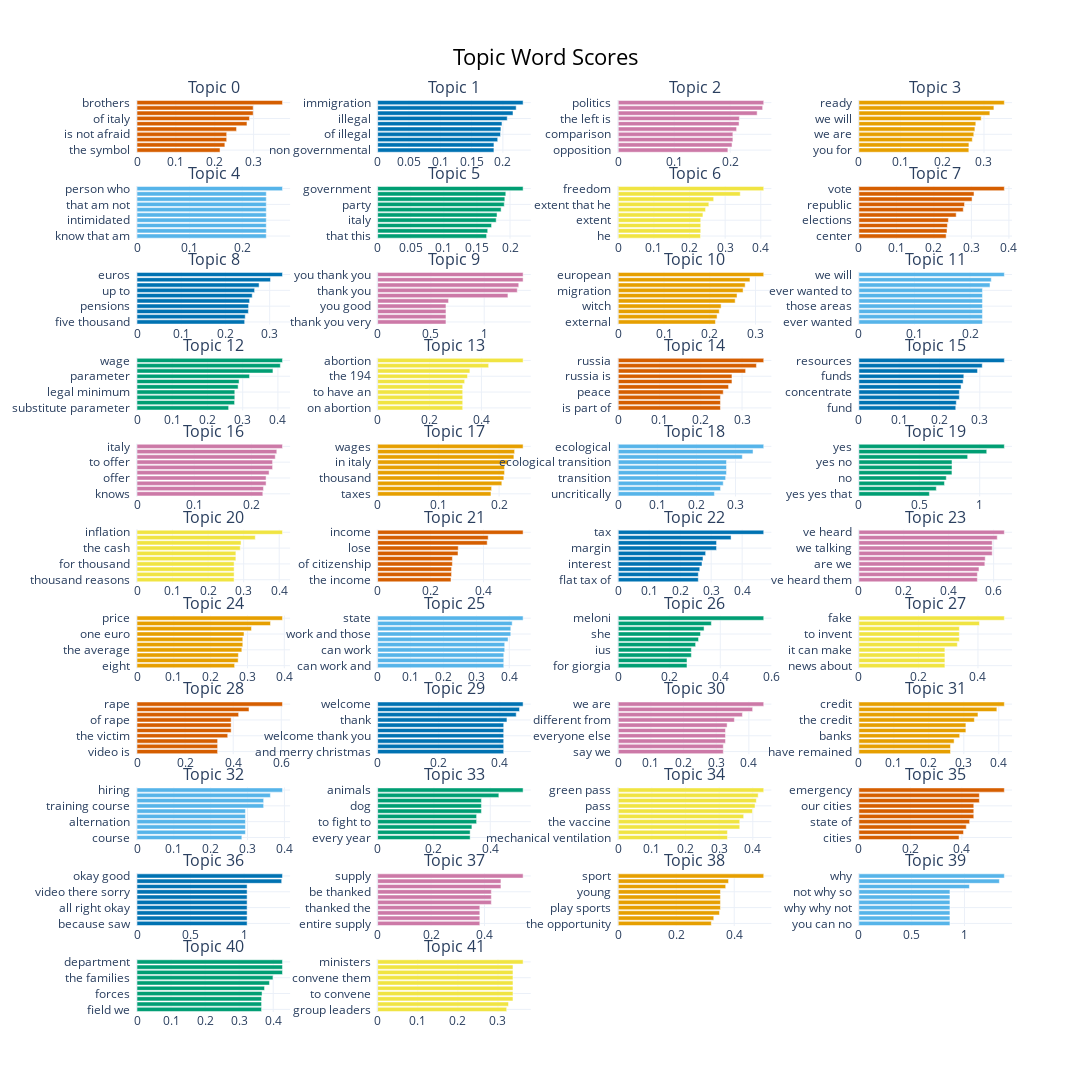

Source (notebook cell):
### Markdown cell above
Show the documents in a particular topic

### Code cell
fig = topic_model.visualize_barchart(width=280, height=330, top_n_topics=60, n_words=10, custom_labels=True)
fig.write_html(processed_dir + 'html/topic-word-scores.html')
fig

### Figure 1 — Plotly figure (JSON) as saved in the notebook; plotly's stock layout.template omitted (floating-point values rounded to 4 significant figures)
{"data": [{"marker": {"color": "#D55E00"}, "orientation": "h", "type": "bar", "x": [0.2136, 0.226, 0.2307, 0.2307, 0.256, 0.2829, 0.2892, 0.2989, 0.2989, 0.3742], "xaxis": "x", "y": ["the symbol  ", "not afraid  ", "italy is not  ", "is not afraid  ", "italy is  ", "italy  ", "of italy  ", "brothers of  ", "brothers of italy  ", "brothers  "], "yaxis": "y"}, {"marker": {"color": "#0072B2"}, "orientation": "h", "type": "bar", "x": [0.1857, 0.1857, 0.1917, 0.1962, 0.1968, 0.1985, 0.2069, 0.2161, 0.2212, 0.2323], "xaxis": "x2", "y": ["non governmental  ", "governmental  ", "organizations  ", "of illegal  ", "people  ", "trafficking  ", "illegal  ", "traffickers  ", "migrants  ", "immigration  "], "yaxis": "y2"}, {"marker": {"color": "#CC79A7"}, "orientation": "h", "type": "bar", "x": [0.1959, 0.2033, 0.2048, 0.2048, 0.2114, 0.2158, 0.2163, 0.2481, 0.258, 0.2599], "xaxis": "x3", "y": ["opposition  ", "electoral campaign  ", "internal  ", "comparison  ", "left is  ", "political  ", "the left is  ", "left  ", "the left  ", "politics  "], "yaxis": "y3"}, {"marker": {"color": "#E69F00"}, "orientation": "h", "type": "bar", "x": [0.2637, 0.2638, 0.2719, 0.2755, 0.2782, 0.2804, 0.2933, 0.314, 0.3237, 0.3488], "xaxis": "x4", "y": ["you for  ", "work  ", "continue to work  ", "we are  ", "thank you for  ", "whose  ", "we will  ", "are ready  ", "we are ready  ", "ready  "], "yaxis": "y4"}, {"marker": {"color": "#56B4E9"}, "orientation": "h", "type": "bar", "x": [0.2457, 0.2457, 0.2457, 0.2457, 0.2457, 0.2457, 0.2457, 0.2457, 0.2458, 0.2765], "xaxis": "x5", "y": ["know that am  ", "should know that  ", "not person who  ", "intimidated  ", "not person  ", "who is intimidated  ", "that am not  ", "what you are  ", "person  ", "person who  "], "yaxis": "y5"}, {"marker": {"color": "#009E73"}, "orientation": "h", "type": "bar", "x": [0.1646, 0.1663, 0.1721, 0.1791, 0.1804, 0.1865, 0.1913, 0.1922, 0.1936, 0.2198], "xaxis": "x6", "y": ["that this  ", "an  ", "the italian  ", "italy  ", "the left  ", "left  ", "party  ", "italian  ", "italians  ", "government  "], "yaxis": "y6"}, {"marker": {"color": "#F0E442"}, "orientation": "h", "type": "bar", "x": [0.2308, 0.2315, 0.2315, 0.2315, 0.2376, 0.245, 0.2542, 0.2678, 0.3424, 0.4082], "xaxis": "x7", "y": ["he  ", "freedom of  ", "extent that  ", "extent  ", "freedom is  ", "not free  ", "extent that he  ", "rights  ", "free  ", "freedom  "], "yaxis": "y7"}, {"marker": {"color": "#D55E00"}, "orientation": "h", "type": "bar", "x": [0.2326, 0.2349, 0.236, 0.2387, 0.2594, 0.2783, 0.2816, 0.3018, 0.307, 0.3878], "xaxis": "x8", "y": ["center  ", "requires us  ", "government  ", "elections  ", "to vote  ", "electoral  ", "republic  ", "the republic  ", "of the republic  ", "vote  "], "yaxis": "y8"}, {"marker": {"color": "#0072B2"}, "orientation": "h", "type": "bar", "x": [0.2435, 0.2447, 0.2518, 0.2523, 0.2546, 0.2605, 0.2659, 0.2761, 0.3019, 0.3289], "xaxis": "x9", "y": ["five thousand  ", "percent  ", "contribution  ", "pensions  ", "incomes  ", "hundred  ", "up to  ", "pension  ", "thousand euros  ", "euros  "], "yaxis": "y9"}, {"marker": {"color": "#CC79A7"}, "orientation": "h", "type": "bar", "x": [0.6413, 0.6413, 0.6413, 0.6413, 0.6654, 1.223, 1.31, 1.324, 1.365, 1.365], "xaxis": "x10", "y": ["thank you very  ", "to you thank  ", "you very much  ", "you good  ", "thank you good  ", "thank  ", "thank you  ", "thank you thank  ", "you thank  ", "you thank you  "], "yaxis": "y10"}, {"marker": {"color": "#E69F00"}, "orientation": "h", "type": "bar", "x": [0.2124, 0.2159, 0.2207, 0.2248, 0.2555, 0.2595, 0.2728, 0.2773, 0.2878, 0.3179], "xaxis": "x11", "y": ["external  ", "mediterranean  ", "council  ", "witch  ", "european council  ", "the european council  ", "migration  ", "europe  ", "the european  ", "european  "], "yaxis": "y11"}, {"marker": {"color": "#56B4E9"}, "orientation": "h", "type": "bar", "x": [0.2222, 0.2222, 0.2222, 0.2222, 0.2222, 0.2222, 0.2222, 0.2359, 0.2381, 0.2616], "xaxis": "x12", "y": ["ever wanted  ", "this proposal  ", "will say  ", "those areas  ", "made for  ", "that will say  ", "ever wanted to  ", "government  ", "decree  ", "we will  "], "yaxis": "y12"}, {"marker": {"color": "#009E73"}, "orientation": "h", "type": "bar", "x": [0.2601, 0.277, 0.2776, 0.2776, 0.2871, 0.2898, 0.3195, 0.3859, 0.4069, 0.4129], "xaxis": "x13", "y": ["substitute parameter  ", "the minimum  ", "legal minimum wage  ", "legal minimum  ", "the minimum wage  ", "wages  ", "parameter  ", "minimum  ", "minimum wage  ", "wage  "], "yaxis": "y13"}, {"marker": {"color": "#F0E442"}, "orientation": "h", "type": "bar", "x": [0.3278, 0.3278, 0.3278, 0.3278, 0.3278, 0.3353, 0.3463, 0.3555, 0.4278, 0.5605], "xaxis": "x14", "y": ["on abortion  ", "law on abortion  ", "194 law  ", "to have an  ", "194 law on  ", "have an  ", "the 194  ", "an abortion  ", "194  ", "abortion  "], "yaxis": "y14"}, {"marker": {"color": "#D55E00"}, "orientation": "h", "type": "bar", "x": [0.2476, 0.2476, 0.2476, 0.2544, 0.2672, 0.2755, 0.2755, 0.3086, 0.3348, 0.3525], "xaxis": "x15", "y": ["is part of  ", "russia is part  ", "is is  ", "peace  ", "christian  ", "is part  ", "russia is  ", "values  ", "putin  ", "russia  "], "yaxis": "y15"}, {"marker": {"color": "#0072B2"}, "orientation": "h", "type": "bar", "x": [0.2403, 0.2417, 0.2492, 0.2492, 0.2535, 0.2586, 0.2603, 0.2944, 0.306, 0.3609], "xaxis": "x16", "y": ["fund  ", "resources that  ", "the emergency  ", "concentrate  ", "needed  ", "allocate  ", "funds  ", "the resources  ", "billion  ", "resources  "], "yaxis": "y16"}, {"marker": {"color": "#CC79A7"}, "orientation": "h", "type": "bar", "x": [0.2199, 0.221, 0.2256, 0.2256, 0.2308, 0.237, 0.237, 0.2416, 0.2443, 0.2542], "xaxis": "x17", "y": ["knows  ", "which have  ", "knows how to  ", "offer  ", "cooperation  ", "for italy  ", "to offer  ", "nation  ", "how to offer  ", "italy  "], "yaxis": "y17"}, {"marker": {"color": "#E69F00"}, "orientation": "h", "type": "bar", "x": [0.1866, 0.1877, 0.2045, 0.2079, 0.209, 0.209, 0.2146, 0.2244, 0.2255, 0.2395], "xaxis": "x18", "y": ["taxes  ", "than  ", "italy  ", "thousand  ", "money it  ", "grown  ", "in italy  ", "average  ", "salaries  ", "wages  "], "yaxis": "y18"}, {"marker": {"color": "#56B4E9"}, "orientation": "h", "type": "bar", "x": [0.2461, 0.2617, 0.2686, 0.2748, 0.277, 0.277, 0.277, 0.3175, 0.3449, 0.3722], "xaxis": "x19", "y": ["uncritically  ", "problem of  ", "the problem of  ", "transition  ", "the ecological  ", "the ecological transition  ", "ecological transition  ", "water  ", "sustainability  ", "ecological  "], "yaxis": "y19"}, {"marker": {"color": "#009E73"}, "orientation": "h", "type": "bar", "x": [0.5835, 0.6408, 0.7084, 0.7236, 0.7703, 0.7709, 0.7709, 0.9003, 1.058, 1.204], "xaxis": "x20", "y": ["yes yes that  ", "absolutely  ", "no no no  ", "no  ", "no no  ", "no yes  ", "yes no  ", "yes yes yes  ", "yes yes  ", "yes  "], "yaxis": "y20"}, {"marker": {"color": "#F0E442"}, "orientation": "h", "type": "bar", "x": [0.2731, 0.2731, 0.2731, 0.2731, 0.2781, 0.2781, 0.2904, 0.2926, 0.3327, 0.4092], "xaxis": "x21", "y": ["thousand reasons  ", "mortgages of  ", "increased the cash  ", "for thousand  ", "prices  ", "produced  ", "the cash  ", "increased  ", "cash  ", "inflation  "], "yaxis": "y21"}, {"marker": {"color": "#D55E00"}, "orientation": "h", "type": "bar", "x": [0.2771, 0.2791, 0.2791, 0.2823, 0.2823, 0.3035, 0.3044, 0.4137, 0.4175, 0.5493], "xaxis": "x22", "y": ["the income  ", "their citizenship income  ", "their citizenship  ", "of citizenship  ", "of citizenship income  ", "lose their  ", "lose  ", "citizenship  ", "citizenship income  ", "income  "], "yaxis": "y22"}, {"marker": {"color": "#0072B2"}, "orientation": "h", "type": "bar", "x": [0.2584, 0.2584, 0.2631, 0.2704, 0.2735, 0.2821, 0.3173, 0.3173, 0.3642, 0.4696], "xaxis": "x23", "y": ["flat tax of  ", "tax of  ", "unfair  ", "interest  ", "difference  ", "flat tax  ", "margin  ", "flat  ", "tax on  ", "tax  "], "yaxis": "y23"}, {"marker": {"color": "#CC79A7"}, "orientation": "h", "type": "bar", "x": [0.5275, 0.5275, 0.5347, 0.5609, 0.5625, 0.5937, 0.5937, 0.5937, 0.6161, 0.6477], "xaxis": "x24", "y": ["ve heard them  ", "heard them  ", "ve  ", "are we  ", "heard  ", "we talking about  ", "we talking  ", "are we talking  ", "what are we  ", "ve heard  "], "yaxis": "y24"}, {"marker": {"color": "#E69F00"}, "orientation": "h", "type": "bar", "x": [0.2651, 0.2747, 0.2753, 0.2847, 0.2873, 0.2873, 0.2906, 0.3109, 0.3625, 0.3951], "xaxis": "x25", "y": ["eight  ", "euro  ", "average price  ", "the average  ", "price of  ", "the price  ", "one euro  ", "average  ", "petrol  ", "price  "], "yaxis": "y25"}, {"marker": {"color": "#56B4E9"}, "orientation": "h", "type": "bar", "x": [0.3832, 0.3832, 0.3832, 0.3861, 0.3861, 0.3963, 0.4045, 0.4045, 0.4088, 0.442], "xaxis": "x26", "y": ["can work and  ", "same level  ", "the same level  ", "can work  ", "who can work  ", "just state  ", "work and those  ", "and those  ", "and those who  ", "state  "], "yaxis": "y26"}, {"marker": {"color": "#009E73"}, "orientation": "h", "type": "bar", "x": [0.2694, 0.2694, 0.2865, 0.2865, 0.3032, 0.3147, 0.3225, 0.3363, 0.3649, 0.5702], "xaxis": "x27", "y": ["for giorgia  ", "about what meloni  ", "the ius  ", "ius  ", "meloni is  ", "what meloni  ", "she  ", "giorgia meloni  ", "giorgia  ", "meloni  "], "yaxis": "y27"}, {"marker": {"color": "#F0E442"}, "orientation": "h", "type": "bar", "x": [0.2889, 0.2889, 0.2889, 0.2889, 0.3306, 0.3374, 0.3374, 0.3374, 0.4049, 0.4886], "xaxis": "x28", "y": ["news about  ", "there is bit  ", "to invent fake  ", "it can make  ", "lies  ", "invent  ", "to invent  ", "need to invent  ", "fake news  ", "fake  "], "yaxis": "y28"}, {"marker": {"color": "#D55E00"}, "orientation": "h", "type": "bar", "x": [0.3352, 0.3352, 0.3352, 0.3773, 0.3915, 0.3915, 0.3915, 0.4225, 0.4657, 0.6049], "xaxis": "x29", "y": ["video is  ", "lady  ", "say word of  ", "the victim  ", "the video  ", "that video  ", "of rape  ", "victim  ", "video  ", "rape  "], "yaxis": "y29"}, {"marker": {"color": "#0072B2"}, "orientation": "h", "type": "bar", "x": [0.4125, 0.4125, 0.4125, 0.4125, 0.4125, 0.4125, 0.4232, 0.4535, 0.4643, 0.476], "xaxis": "x30", "y": ["and merry christmas  ", "here to  ", "welcome thank  ", "welcome thank you  ", "thank you so  ", "being here  ", "thank  ", "thank you  ", "gifts  ", "welcome  "], "yaxis": "y30"}, {"marker": {"color": "#CC79A7"}, "orientation": "h", "type": "bar", "x": [0.3218, 0.3218, 0.3284, 0.3284, 0.3284, 0.3334, 0.3557, 0.3803, 0.4116, 0.4455], "xaxis": "x31", "y": ["say we  ", "us and  ", "we are the  ", "everyone else  ", "partly  ", "history  ", "different from  ", "we are not  ", "history and  ", "we are  "], "yaxis": "y31"}, {"marker": {"color": "#E69F00"}, "orientation": "h", "type": "bar", "x": [0.2619, 0.2619, 0.2722, 0.2882, 0.3059, 0.3059, 0.3302, 0.3404, 0.3944, 0.4159], "xaxis": "x32", "y": ["have remained  ", "have generated  ", "those credits  ", "banks  ", "facilitate the  ", "credit because  ", "the credit  ", "facilitate  ", "credits  ", "credit  "], "yaxis": "y32"}, {"marker": {"color": "#56B4E9"}, "orientation": "h", "type": "bar", "x": [0.2845, 0.2942, 0.2942, 0.2942, 0.2942, 0.2942, 0.3436, 0.3436, 0.362, 0.3947], "xaxis": "x33", "y": ["course  ", "school work alternation  ", "work alternation  ", "alternation  ", "issue of support  ", "school work  ", "training course  ", "the training  ", "training  ", "hiring  "], "yaxis": "y33"}, {"marker": {"color": "#009E73"}, "orientation": "h", "type": "bar", "x": [0.3286, 0.3286, 0.3348, 0.3515, 0.3515, 0.3686, 0.3686, 0.3686, 0.4305, 0.5166], "xaxis": "x34", "y": ["every year  ", "for what  ", "pets  ", "to fight to  ", "fight to  ", "cats  ", "dog  ", "therapy  ", "dogs  ", "animals  "], "yaxis": "y34"}, {"marker": {"color": "#F0E442"}, "orientation": "h", "type": "bar", "x": [0.3246, 0.3246, 0.3611, 0.3611, 0.3728, 0.399, 0.4067, 0.4105, 0.416, 0.4324], "xaxis": "x35", "y": ["mechanical ventilation  ", "ventilation  ", "vaccine  ", "the vaccine  ", "covid  ", "the green  ", "pass  ", "the green pass  ", "green  ", "green pass  "], "yaxis": "y35"}, {"marker": {"color": "#D55E00"}, "orientation": "h", "type": "bar", "x": [0.3891, 0.4064, 0.4172, 0.4302, 0.4464, 0.4464, 0.4464, 0.4681, 0.4681, 0.5651], "xaxis": "x36", "y": ["cities  ", "common  ", "of emergency  ", "state of  ", "state of emergency  ", "common sense  ", "our cities  ", "sense approach  ", "common sense approach  ", "emergency  "], "yaxis": "y36"}, {"marker": {"color": "#0072B2"}, "orientation": "h", "type": "bar", "x": [1.028, 1.028, 1.028, 1.028, 1.028, 1.028, 1.028, 1.028, 1.351, 1.358], "xaxis": "x37", "y": ["because saw  ", "okay good better  ", "better because  ", "all right okay  ", "all right  ", "anyway wait  ", "video there sorry  ", "your video there  ", "okay  ", "okay good  "], "yaxis": "y37"}, {"marker": {"color": "#CC79A7"}, "orientation": "h", "type": "bar", "x": [0.3824, 0.3824, 0.3824, 0.3824, 0.4255, 0.4255, 0.4255, 0.4614, 0.4614, 0.5444], "xaxis": "x38", "y": ["entire supply  ", "entire supply chain  ", "the entire supply  ", "thanked the  ", "thanked  ", "must be thanked  ", "be thanked  ", "chain  ", "supply chain  ", "supply  "], "yaxis": "y38"}, {"marker": {"color": "#E69F00"}, "orientation": "h", "type": "bar", "x": [0.3209, 0.3294, 0.3491, 0.3524, 0.3524, 0.3524, 0.3525, 0.3705, 0.3804, 0.5017], "xaxis": "x39", "y": ["the opportunity  ", "play  ", "young people  ", "play sports  ", "iceland  ", "sporting  ", "young  ", "sports  ", "how many  ", "sport  "], "yaxis": "y39"}, {"marker": {"color": "#56B4E9"}, "orientation": "h", "type": "bar", "x": [0.8625, 0.8625, 0.8625, 0.8625, 0.8625, 0.8625, 0.8625, 1.047, 1.331, 1.378], "xaxis": "x40", "y": ["you can no  ", "why why why  ", "can no no  ", "why why not  ", "let me simply  ", "why so you  ", "not why so  ", "why not  ", "why why  ", "why  "], "yaxis": "y40"}, {"marker": {"color": "#009E73"}, "orientation": "h", "type": "bar", "x": [0.3658, 0.3658, 0.3658, 0.3672, 0.3745, 0.389, 0.3993, 0.4272, 0.4272, 0.4272], "xaxis": "x41", "y": ["field we  ", "thanks to all  ", "must thank  ", "forces  ", "all the  ", "to all the  ", "the families  ", "soldiers  ", "department of  ", "department  "], "yaxis": "y41"}, {"marker": {"color": "#F0E442"}, "orientation": "h", "type": "bar", "x": [0.3217, 0.3263, 0.3374, 0.3374, 0.3374, 0.3374, 0.3374, 0.3374, 0.3374, 0.3626], "xaxis": "x42", "y": ["group leaders  ", "tomorrow  ", "the group leaders  ", "to convene  ", "resignation of  ", "tuesday  ", "convene them  ", "to convene them  ", "on sunday  ", "ministers  "], "yaxis": "y42"}], "layout": {"annotations": [{"font": {"size": 16}, "showarrow": false, "text": "Topic 0", "x": 0.0875, "xanchor": "center", "xref": "paper", "y": 1, "yanchor": "bottom", "yref": "paper"}, {"font": {"size": 16}, "showarrow": false, "text": "Topic 1", "x": 0.3625, "xanchor": "center", "xref": "paper", "y": 1, "yanchor": "bottom", "yref": "paper"}, {"font": {"size": 16}, "showarrow": false, "text": "Topic 2", "x": 0.6375, "xanchor": "center", "xref": "paper", "y": 1, "yanchor": "bottom", "yref": "paper"}, {"font": {"size": 16}, "showarrow": false, "text": "Topic 3", "x": 0.9125, "xanchor": "center", "xref": "paper", "y": 1, "yanchor": "bottom", "yref": "paper"}, {"font": {"size": 16}, "showarrow": false, "text": "Topic 4", "x": 0.0875, "xanchor": "center", "xref": "paper", "y": 0.9058, "yanchor": "bottom", "yref": "paper"}, {"font": {"size": 16}, "showarrow": false, "text": "Topic 5", "x": 0.3625, "xanchor": "center", "xref": "paper", "y": 0.9058, "yanchor": "bottom", "yref": "paper"}, {"font": {"size": 16}, "showarrow": false, "text": "Topic 6", "x": 0.6375, "xanchor": "center", "xref": "paper", "y": 0.9058, "yanchor": "bottom", "yref": "paper"}, {"font": {"size": 16}, "showarrow": false, "text": "Topic 7", "x": 0.9125, "xanchor": "center", "xref": "paper", "y": 0.9058, "yanchor": "bottom", "yref": "paper"}, {"font": {"size": 16}, "showarrow": false, "text": "Topic 8", "x": 0.0875, "xanchor": "center", "xref": "paper", "y": 0.8116, "yanchor": "bottom", "yref": "paper"}, {"font": {"size": 16}, "showarrow": false, "text": "Topic 9", "x": 0.3625, "xanchor": "center", "xref": "paper", "y": 0.8116, "yanchor": "bottom", "yref": "paper"}, {"font": {"size": 16}, "showarrow": false, "text": "Topic 10", "x": 0.6375, "xanchor": "center", "xref": "paper", "y": 0.8116, "yanchor": "bottom", "yref": "paper"}, {"font": {"size": 16}, "showarrow": false, "text": "Topic 11", "x": 0.9125, "xanchor": "center", "xref": "paper", "y": 0.8116, "yanchor": "bottom", "yref": "paper"}, {"font": {"size": 16}, "showarrow": false, "text": "Topic 12", "x": 0.0875, "xanchor": "center", "xref": "paper", "y": 0.7174, "yanchor": "bottom", "yref": "paper"}, {"font": {"size": 16}, "showarrow": false, "text": "Topic 13", "x": 0.3625, "xanchor": "center", "xref": "paper", "y": 0.7174, "yanchor": "bottom", "yref": "paper"}, {"font": {"size": 16}, "showarrow": false, "text": "Topic 14", "x": 0.6375, "xanchor": "center", "xref": "paper", "y": 0.7174, "yanchor": "bottom", "yref": "paper"}, {"font": {"size": 16}, "showarrow": false, "text": "Topic 15", "x": 0.9125, "xanchor": "center", "xref": "paper", "y": 0.7174, "yanchor": "bottom", "yref": "paper"}, {"font": {"size": 16}, "showarrow": false, "text": "Topic 16", "x": 0.0875, "xanchor": "center", "xref": "paper", "y": 0.6231, "yanchor": "bottom", "yref": "paper"}, {"font": {"size": 16}, "showarrow": false, "text": "Topic 17", "x": 0.3625, "xanchor": "center", "xref": "paper", "y": 0.6231, "yanchor": "bottom", "yref": "paper"}, {"font": {"size": 16}, "showarrow": false, "text": "Topic 18", "x": 0.6375, "xanchor": "center", "xref": "paper", "y": 0.6231, "yanchor": "bottom", "yref": "paper"}, {"font": {"size": 16}, "showarrow": false, "text": "Topic 19", "x": 0.9125, "xanchor": "center", "xref": "paper", "y": 0.6231, "yanchor": "bottom", "yref": "paper"}, {"font": {"size": 16}, "showarrow": false, "text": "Topic 20", "x": 0.0875, "xanchor": "center", "xref": "paper", "y": 0.5289, "yanchor": "bottom", "yref": "paper"}, {"font": {"size": 16}, "showarrow": false, "text": "Topic 21", "x": 0.3625, "xanchor": "center", "xref": "paper", "y": 0.5289, "yanchor": "bottom", "yref": "paper"}, {"font": {"size": 16}, "showarrow": false, "text": "Topic 22", "x": 0.6375, "xanchor": "center", "xref": "paper", "y": 0.5289, "yanchor": "bottom", "yref": "paper"}, {"font": {"size": 16}, "showarrow": false, "text": "Topic 23", "x": 0.9125, "xanchor": "center", "xref": "paper", "y": 0.5289, "yanchor": "bottom", "yref": "paper"}, {"font": {"size": 16}, "showarrow": false, "text": "Topic 24", "x": 0.0875, "xanchor": "center", "xref": "paper", "y": 0.4347, "yanchor": "bottom", "yref": "paper"}, {"font": {"size": 16}, "showarrow": false, "text": "Topic 25", "x": 0.3625, "xanchor": "center", "xref": "paper", "y": 0.4347, "yanchor": "bottom", "yref": "paper"}, {"font": {"size": 16}, "showarrow": false, "text": "Topic 26", "x": 0.6375, "xanchor": "center", "xref": "paper", "y": 0.4347, "yanchor": "bottom", "yref": "paper"}, {"font": {"size": 16}, "showarrow": false, "text": "Topic 27", "x": 0.9125, "xanchor": "center", "xref": "paper", "y": 0.4347, "yanchor": "bottom", "yref": "paper"}, {"font": {"size": 16}, "showarrow": false, "text": "Topic 28", "x": 0.0875, "xanchor": "center", "xref": "paper", "y": 0.3405, "yanchor": "bottom", "yref": "paper"}, {"font": {"size": 16}, "showarrow": false, "text": "Topic 29", "x": 0.3625, "xanchor": "center", "xref": "paper", "y": 0.3405, "yanchor": "bottom", "yref": "paper"}, {"font": {"size": 16}, "showarrow": false, "text": "Topic 30", "x": 0.6375, "xanchor": "center", "xref": "paper", "y": 0.3405, "yanchor": "bottom", "yref": "paper"}, {"font": {"size": 16}, "showarrow": false, "text": "Topic 31", "x": 0.9125, "xanchor": "center", "xref": "paper", "y": 0.3405, "yanchor": "bottom", "yref": "paper"}, {"font": {"size": 16}, "showarrow": false, "text": "Topic 32", "x": 0.0875, "xanchor": "center", "xref": "paper", "y": 0.2463, "yanchor": "bottom", "yref": "paper"}, {"font": {"size": 16}, "showarrow": false, "text": "Topic 33", "x": 0.3625, "xanchor": "center", "xref": "paper", "y": 0.2463, "yanchor": "bottom", "yref": "paper"}, {"font": {"size": 16}, "showarrow": false, "text": "Topic 34", "x": 0.6375, "xanchor": "center", "xref": "paper", "y": 0.2463, "yanchor": "bottom", "yref": "paper"}, {"font": {"size": 16}, "showarrow": false, "text": "Topic 35", "x": 0.9125, "xanchor": "center", "xref": "paper", "y": 0.2463, "yanchor": "bottom", "yref": "paper"}, {"font": {"size": 16}, "showarrow": false, "text": "Topic 36", "x": 0.0875, "xanchor": "center", "xref": "paper", "y": 0.1521, "yanchor": "bottom", "yref": "paper"}, {"font": {"size": 16}, "showarrow": false, "text": "Topic 37", "x": 0.3625, "xanchor": "center", "xref": "paper", "y": 0.1521, "yanchor": "bottom", "yref": "paper"}, {"font": {"size": 16}, "showarrow": false, "text": "Topic 38", "x": 0.6375, "xanchor": "center", "xref": "paper", "y": 0.1521, "yanchor": "bottom", "yref": "paper"}, {"font": {"size": 16}, "showarrow": false, "text": "Topic 39", "x": 0.9125, "xanchor": "center", "xref": "paper", "y": 0.1521, "yanchor": "bottom", "yref": "paper"}, {"font": {"size": 16}, "showarrow": false, "text": "Topic 40", "x": 0.0875, "xanchor": "center", "xref": "paper", "y": 0.05785, "yanchor": "bottom", "yref": "paper"}, {"font": {"size": 16}, "showarrow": false, "text": "Topic 41", "x": 0.3625, "xanchor": "center", "xref": "paper", "y": 0.05785, "yanchor": "bottom", "yref": "paper"}], "height": 3630, "hoverlabel": {"bgcolor": "white", "font": {"family": "Rockwell", "size": 16}}, "showlegend": false, "title": {"font": {"color": "Black", "size": 22}, "text": "Topic Word Scores", "x": 0.5, "xanchor": "center", "yanchor": "top"}, "width": 1120, "xaxis": {"anchor": "y", "domain": [0, 0.175], "showgrid": true}, "xaxis10": {"anchor": "y10", "domain": [0.275, 0.45], "showgrid": true}, "xaxis11": {"anchor": "y11", "domain": [0.55, 0.725], "showgrid": true}, "xaxis12": {"anchor": "y12", "domain": [0.825, 1], "showgrid": true}, "xaxis13": {"anchor": "y13", "domain": [0, 0.175], "showgrid": true}, "xaxis14": {"anchor": "y14", "domain": [0.275, 0.45], "showgrid": true}, "xaxis15": {"anchor": "y15", "domain": [0.55, 0.725], "showgrid": true}, "xaxis16": {"anchor": "y16", "domain": [0.825, 1], "showgrid": true}, "xaxis17": {"anchor": "y17", "domain": [0, 0.175], "showgrid": true}, "xaxis18": {"anchor": "y18", "domain": [0.275, 0.45], "showgrid": true}, "xaxis19": {"anchor": "y19", "domain": [0.55, 0.725], "showgrid": true}, "xaxis2": {"anchor": "y2", "domain": [0.275, 0.45], "showgrid": true}, "xaxis20": {"anchor": "y20", "domain": [0.825, 1], "showgrid": true}, "xaxis21": {"anchor": "y21", "domain": [0, 0.175], "showgrid": true}, "xaxis22": {"anchor": "y22", "domain": [0.275, 0.45], "showgrid": true}, "xaxis23": {"anchor": "y23", "domain": [0.55, 0.725], "showgrid": true}, "xaxis24": {"anchor": "y24", "domain": [0.825, 1], "showgrid": true}, "xaxis25": {"anchor": "y25", "domain": [0, 0.175], "showgrid": true}, "xaxis26": {"anchor": "y26", "domain": [0.275, 0.45], "showgrid": true}, "xaxis27": {"anchor": "y27", "domain": [0.55, 0.725], "showgrid": true}, "xaxis28": {"anchor": "y28", "domain": [0.825, 1], "showgrid": true}, "xaxis29": {"anchor": "y29", "domain": [0, 0.175], "showgrid": true}, "xaxis3": {"anchor": "y3", "domain": [0.55, 0.725], "showgrid": true}, "xaxis30": {"anchor": "y30", "domain": [0.275, 0.45], "showgrid": true}, "xaxis31": {"anchor": "y31", "domain": [0.55, 0.725], "showgrid": true}, "xaxis32": {"anchor": "y32", "domain": [0.825, 1], "showgrid": true}, "xaxis33": {"anchor": "y33", "domain": [0, 0.175], "showgrid": true}, "xaxis34": {"anchor": "y34", "domain": [0.275, 0.45], "showgrid": true}, "xaxis35": {"anchor": "y35", "domain": [0.55, 0.725], "showgrid": true}, "xaxis36": {"anchor": "y36", "domain": [0.825, 1], "showgrid": true}, "xaxis37": {"anchor": "y37", "domain": [0, 0.175], "showgrid": true}, "xaxis38": {"anchor": "y38", "domain": [0.275, 0.45], "showgrid": true}, "xaxis39": {"anchor": "y39", "domain": [0.55, 0.725], "showgrid": true}, "xaxis4": {"anchor": "y4", "domain": [0.825, 1], "showgrid": true}, "xaxis40": {"anchor": "y40", "domain": [0.825, 1], "showgrid": true}, "xaxis41": {"anchor": "y41", "domain": [0, 0.175], "showgrid": true}, "xaxis42": {"anchor": "y42", "domain": [0.275, 0.45], "showgrid": true}, "xaxis43": {"anchor": "y43", "domain": [0.55, 0.725], "showgrid": true}, "xaxis44": {"anchor": "y44", "domain": [0.825, 1], "showgrid": true}, "xaxis5": {"anchor": "y5", "domain": [0, 0.175], "showgrid": true}, "xaxis6": {"anchor": "y6", "domain": [0.275, 0.45], "showgrid": true}, "xaxis7": {"anchor": "y7", "domain": [0.55, 0.725], "showgrid": true}, "xaxis8": {"anchor": "y8", "domain": [0.825, 1], "showgrid": true}, "xaxis9": {"anchor": "y9", "domain": [0, 0.175], "showgrid": true}, "yaxis": {"anchor": "x", "domain": [0.9421, 1], "showgrid": true}, "yaxis10": {"anchor": "x10", "domain": [0.7537, 0.8116], "showgrid": true}, "yaxis11": {"anchor": "x11", "domain": [0.7537, 0.8116], "showgrid": true}, "yaxis12": {"anchor": "x12", "domain": [0.7537, 0.8116], "showgrid": true}, "yaxis13": {"anchor": "x13", "domain": [0.6595, 0.7174], "showgrid": true}, "yaxis14": {"anchor": "x14", "domain": [0.6595, 0.7174], "showgrid": true}, "yaxis15": {"anchor": "x15", "domain": [0.6595, 0.7174], "showgrid": true}, "yaxis16": {"anchor": "x16", "domain": [0.6595, 0.7174], "showgrid": true}, "yaxis17": {"anchor": "x17", "domain": [0.5653, 0.6231], "showgrid": true}, "yaxis18": {"anchor": "x18", "domain": [0.5653, 0.6231], "showgrid": true}, "yaxis19": {"anchor": "x19", "domain": [0.5653, 0.6231], "showgrid": true}, "yaxis2": {"anchor": "x2", "domain": [0.9421, 1], "showgrid": true}, "yaxis20": {"anchor": "x20", "domain": [0.5653, 0.6231], "showgrid": true}, "yaxis21": {"anchor": "x21", "domain": [0.4711, 0.5289], "showgrid": true}, "yaxis22": {"anchor": "x22", "domain": [0.4711, 0.5289], "showgrid": true}, "yaxis23": {"anchor": "x23", "domain": [0.4711, 0.5289], "showgrid": true}, "yaxis24": {"anchor": "x24", "domain": [0.4711, 0.5289], "showgrid": true}, "yaxis25": {"anchor": "x25", "domain": [0.3769, 0.4347], "showgrid": true}, "yaxis26": {"anchor": "x26", "domain": [0.3769, 0.4347], "showgrid": true}, "yaxis27": {"anchor": "x27", "domain": [0.3769, 0.4347], "showgrid": true}, "yaxis28": {"anchor": "x28", "domain": [0.3769, 0.4347], "showgrid": true}, "yaxis29": {"anchor": "x29", "domain": [0.2826, 0.3405], "showgrid": true}, "yaxis3": {"anchor": "x3", "domain": [0.9421, 1], "showgrid": true}, "yaxis30": {"anchor": "x30", "domain": [0.2826, 0.3405], "showgrid": true}, "yaxis31": {"anchor": "x31", "domain": [0.2826, 0.3405], "showgrid": true}, "yaxis32": {"anchor": "x32", "domain": [0.2826, 0.3405], "showgrid": true}, "yaxis33": {"anchor": "x33", "domain": [0.1884, 0.2463], "showgrid": true}, "yaxis34": {"anchor": "x34", "domain": [0.1884, 0.2463], "showgrid": true}, "yaxis35": {"anchor": "x35", "domain": [0.1884, 0.2463], "showgrid": true}, "yaxis36": {"anchor": "x36", "domain": [0.1884, 0.2463], "showgrid": true}, "yaxis37": {"anchor": "x37", "domain": [0.09421, 0.1521], "showgrid": true}, "yaxis38": {"anchor": "x38", "domain": [0.09421, 0.1521], "showgrid": true}, "yaxis39": {"anchor": "x39", "domain": [0.09421, 0.1521], "showgrid": true}, "yaxis4": {"anchor": "x4", "domain": [0.9421, 1], "showgrid": true}, "yaxis40": {"anchor": "x40", "domain": [0.09421, 0.1521], "showgrid": true}, "yaxis41": {"anchor": "x41", "domain": [0, 0.05785], "showgrid": true}, "yaxis42": {"anchor": "x42", "domain": [0, 0.05785], "showgrid": true}, "yaxis43": {"anchor": "x43", "domain": [0, 0.05785], "showgrid": true}, "yaxis44": {"anchor": "x44", "domain": [0, 0.05785], "showgrid": true}, "yaxis5": {"anchor": "x5", "domain": [0.8479, 0.9058], "showgrid": true}, "yaxis6": {"anchor": "x6", "domain": [0.8479, 0.9058], "showgrid": true}, "yaxis7": {"anchor": "x7", "domain": [0.8479, 0.9058], "showgrid": true}, "yaxis8": {"anchor": "x8", "domain": [0.8479, 0.9058], "showgrid": true}, "yaxis9": {"anchor": "x9", "domain": [0.7537, 0.8116], "showgrid": true}}}
